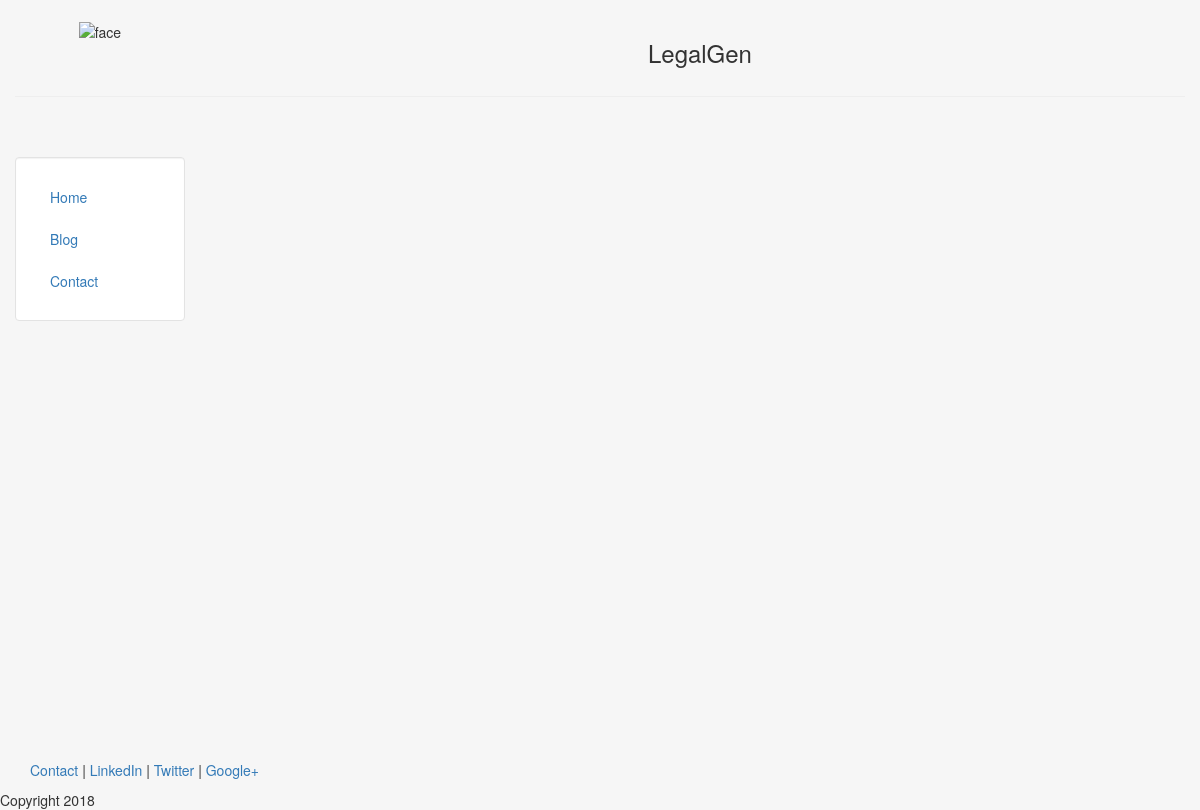
/blog/, run on an earlier commit of the app's database.
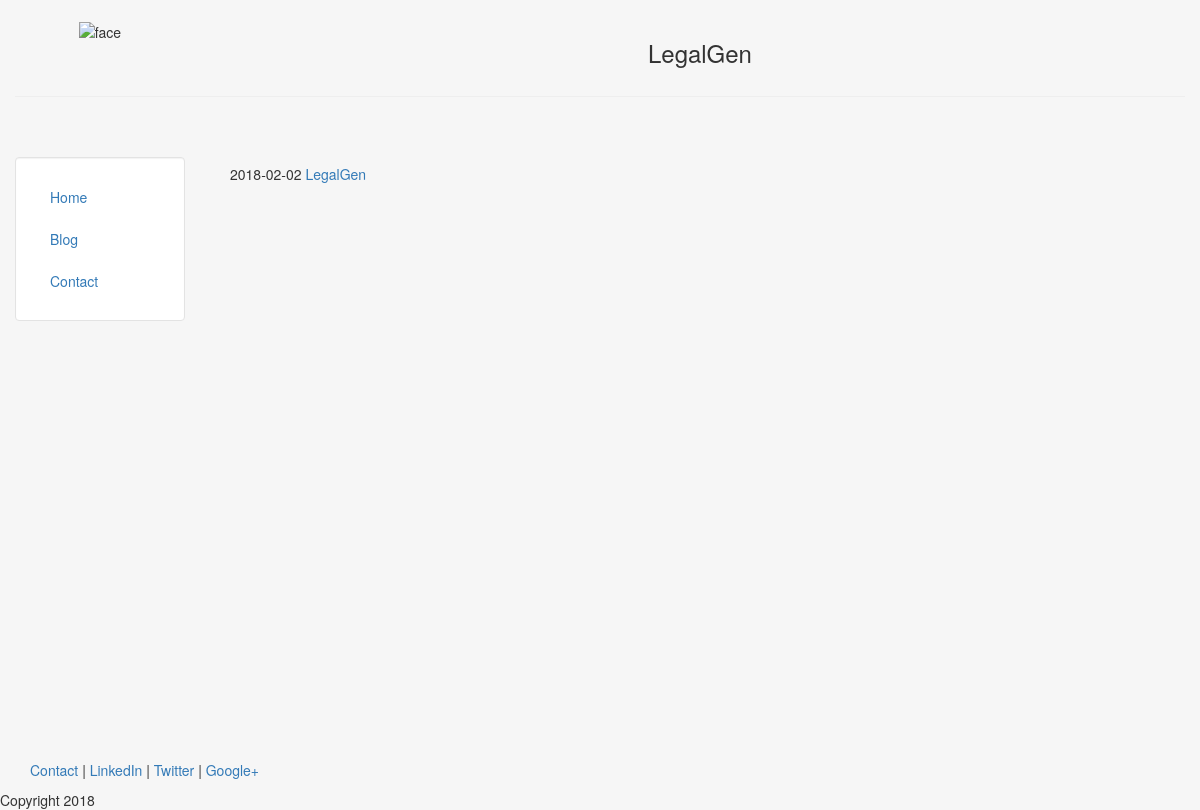
And on a later commit of the database.
### blog/models.py (models this page shows, shortened)
class Post(models.Model):
    title = models.CharField(max_length = 140)
    body = models.TextField()
    date = models.DateTimeField()

### blog/templates/blog/blog.html
{% extends "attorney/header.html" %}
{% block content %}
	{% for post in object_list %}
		<h5>{{ post.date|date:"Y-m-d" }}<a href="/blog/{{post.id}}">  {{ post.title }}</a></h5>
	{% endfor %}
{% endblock %}

### attorney/templates/attorney/header.html (shortened to what this page needs)
<!DOCTYPE html>
<html lang="en">
<head>
	{% load staticfiles %}
	<link rel="stylesheet" href="{% static 'attorney/css/bootstrap.min.css' %}" type = "text/css"/>
</head>
<body class="body" style="background-color:#f6f6f6">
	<div class="container-fluid" style="min-height:95%; ">
		<div class="row">
			  <div class="col-sm-2">
				  <br>
				  <center>
					<img src="{% static 'attorney/img/scale.png' %}" class="responsive-img" style='max-height:100px;' alt="face">
				  </center>
			  </div>
			  <div class="col-sm-10">
				  <br>
				  <center>
				  <h3>LegalGen</h3>
				  </center>
			  </div>
		</div><hr>
		<div class="row">
		  <div class="col-sm-2">
		  <br>
		  <br>
			<div class="well bs-sidebar" id="sidebar" style="background-color:#fff">
			  <ul class="nav nav-pills nav-stacked">
				<li><a href='/'>Home</a></li>
				<li><a href='/blog/'>Blog</a></li>
				<li><a href='/contact/'>Contact</a></li>
			  </ul>
			</div>
		  </div>
		  <div class="col-sm-10">
			<div class='container-fluid'>
			<br><br>
			   {% block content %}
			   {% endblock %}
			</div>
		  </div>
		</div>
	</div>
	<footer>
		<div class="container-fluid" style='margin-left:15px'>
			<p><a href="#" target="blank">Contact</a> | <a href="#" target="blank">LinkedIn</a> | <a href="#" target="blank">Twitter</a> | <a href="#" target="blank">Google+</a></p>
		</div>
	</footer>
</body>
</html>
<head>
	{% load staticfiles %}
	<link rel="stylesheet" href="{% static 'attorney/css/bootstrap.min.css' %}" type = "text/css"/>
</head>

### attorney/templates/attorney/header.html (style rules this page uses)
html, body { height:100% }

What changed in the data, as far as the page shows it:
added Post: date "2018-02-02", title "LegalGen"
